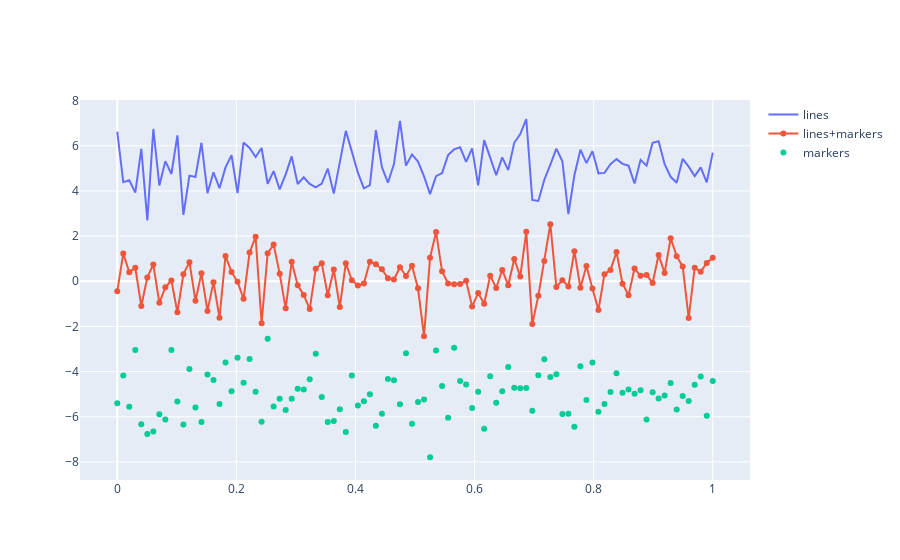

The notebook cell saved with this chart:
### Markdown cell above
## Line Plot Modes

### Code cell
import plotly.graph_objects as go

# Create random data with numpy
import numpy as np
np.random.seed(1)

N = 100
random_x = np.linspace(0, 1, N)
random_y0 = np.random.randn(N) + 5
random_y1 = np.random.randn(N)
random_y2 = np.random.randn(N) - 5

# Create traces
fig = go.Figure()
fig.add_trace(go.Scatter(x=random_x, y=random_y0,
                    mode='lines',
                    name='lines'))
fig.add_trace(go.Scatter(x=random_x, y=random_y1,
                    mode='lines+markers',
                    name='lines+markers'))
fig.add_trace(go.Scatter(x=random_x, y=random_y2,
                    mode='markers', name='markers'))

fig.show()
